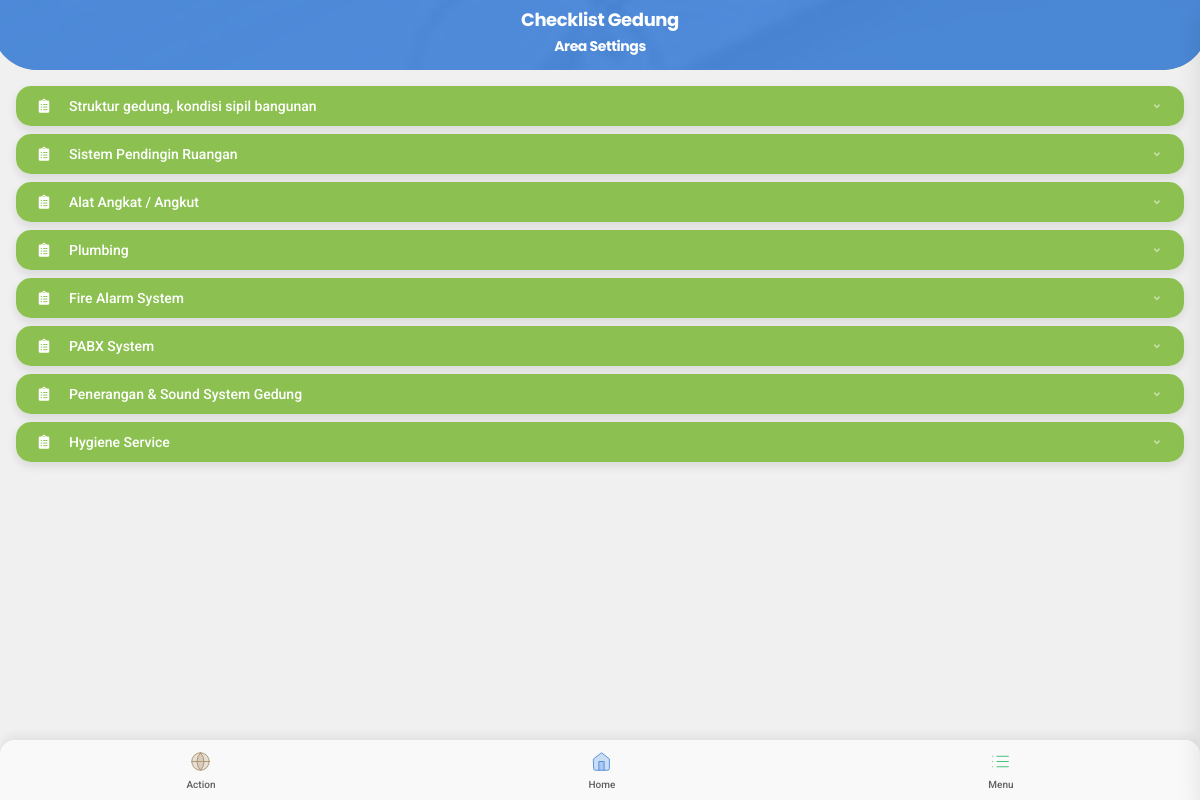
Screenshot of /menondc/settings (signed in) with the database file from the repository.
### menondc/models.py (models this page shows, shortened)
class mendc_area(models.Model):
    nama_area = models.CharField(max_length=100, name='namaArea',
                                 verbose_name='Nama Area', unique=True, blank=True, null=True)
    class Meta:
        db_table = ''
        managed = True
        verbose_name = 'area'
        verbose_name_plural = 'areas'

### menondc/views.py (the view)
# urls.py: path('settings', mendc_settings, name='mendc_settings'),
@login_required(login_url='user_login')
def mendc_settings(request):
    areas = mendc_area.objects.all()
    subareas = mendc_subarea.objects.all()
    context = {
        "areas": areas,
        "subareas": subareas,
        'title': 'Monitoring Gedung'
    }
    return render(request, 'menondc/mendc_settings.html', context)

### templates/menondc/mendc_settings.html (shortened to what this page needs)
<!DOCTYPE HTML>
<html lang="en">
{% load static %}
<head>
    <link rel="stylesheet" type="text/css" href=" {% static 'styles/bootstrap.css' %}" />
    <link rel="stylesheet" type="text/css" href="{% static 'styles/style.css' %}" />
    <link rel="stylesheet" type="text/css" href=" {% static 'fonts/css/fontawesome-all.min.css' %}" />
</head>
<body class="theme-light" data-highlight="blue2">
    <div id="page">
        <div id="footer-bar" class="footer-bar-5">
            <a data-menu="mendc-progress"><i data-feather="globe" data-feather-line="1" data-feather-size="21"
                    data-feather-color="brown1-dark" data-feather-bg="brown1-fade-light"></i><span>Action</span></a>
            {% include 'menu.html' %}
        </div>
        <div class="page-content" style="min-height:60vh!important">
            <div class="page-title page-title-small text-center mt-2">
                <h4 class="text-white">Checklist Gedung</h4>
                <h6 class="text-white">Area Settings</h6>
            </div>
            <div class="card header-card shape-rounded" data-card-height="70">
                <div class="card-overlay bg-highlight opacity-95"></div>
                <div class="card-overlay dark-mode-tint"></div>
                <div class="card-bg preload-img" data-src="{% static 'images/pictures/20s.jpg' %}"></div>
            </div>
            {% for area in areas %}
            <div class="card card-style mb-2">
                <div class="list-group list-custom-small list-icon-0 bg-green1-dark pl-3 pr-4"
                    style="height: 40px; line-height: 40px;">
                    <a data-toggle="collapse" href="#collapse-{{area.pk}}">
                        <i class="fas fa-clipboard-list font-14" style="line-height: 20px;"></i>
                        <span class="font-14 color-white">{{area.namaArea}}</span>
                        <i class="fa fa-angle-down" style="line-height: 40px;"></i>
                    </a>
                </div>
            </div>
            {% endfor %}
        </div>
    </div>
</body>

### rows the page displays
mendc_area: namaArea "Struktur gedung, kondisi sipil bangunan"
mendc_area: namaArea "Sistem Pendingin Ruangan"
mendc_area: namaArea "Alat Angkat / Angkut"
mendc_area: namaArea "Plumbing"
mendc_area: namaArea "Fire Alarm System"
mendc_area: namaArea "PABX System"
mendc_area: namaArea "Penerangan & Sound System Gedung"
mendc_area: namaArea "Hygiene Service"
